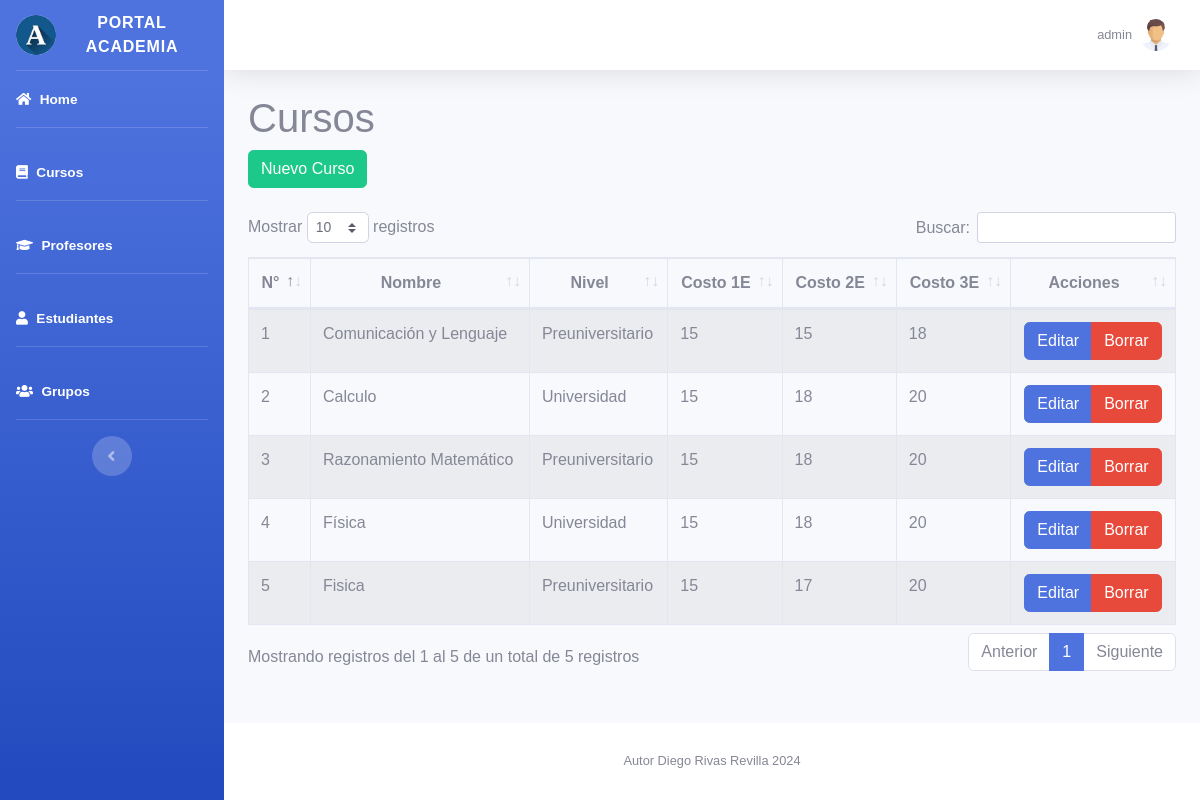
The app's page /dashboard/cursos.php (signed in) with its own data.
### tables this page shows
CREATE TABLE IF NOT EXISTS `cursos` (
  `id` int(11) NOT NULL AUTO_INCREMENT,
  `nombre` varchar(40) NOT NULL,
  `idnivel` int(11) NOT NULL,
  `pago1p` decimal(10,0) NOT NULL,
  `pago2p` decimal(10,0) NOT NULL,
  `pago3p` decimal(10,0) NOT NULL,
  PRIMARY KEY (`id`)
);

CREATE TABLE IF NOT EXISTS `nivel` (
  `id` int(11) NOT NULL AUTO_INCREMENT,
  `nombre` varchar(20) NOT NULL,
  PRIMARY KEY (`id`)
);

### dashboard/cursos.php (the view, shortened to what this page needs)
<?php require_once "vistas/parte_superior.php" ?>
<?php
    $objeto = new Conexion();
    $conexion = $objeto->Conectar();
    $consulta = "SELECT cursos.id, cursos.nombre, pago1p, pago2p, pago3p,
                    nivel.nombre AS nombre_nivel,
                    nivel.id AS id_nivel
                FROM cursos
                JOIN nivel
                    ON  cursos.idnivel = nivel.id ";
    $resultado = $conexion->prepare($consulta);
    $resultado->execute();
    $data = $resultado->fetchAll(PDO::FETCH_ASSOC);
?>
<div class="container">
    <h1>Cursos</h1>
    <div class="row">
        <div class="col-lg-12">
            <button id="btnNuevoCursos" type="button" class="btn btn-success">Nuevo Curso</button>
        </div>
    </div>
</div>
<br>
<div class="container">
    <div class="row">
        <div class="col-lg-12">
            <div class="table-responsive">
                <table id="tablaCursos"
                    class="table table-striped table-bordered table-condensed"
                    style="width:100%">
                    <thead class="text-center">
                        <tr>
                            <th>N°</th>
                            <th>Nombre</th>
                            <th>Nivel</th>
                            <th>Costo 1E</th>
                            <th>Costo 2E</th>
                            <th>Costo 3E</th>
                            <th>Acciones</th>
                        </tr>
                    </thead>
                    <tbody>
                        <?php
                        $contador = 1;
                        foreach ($data as $dat) {
                            ?>
                            <tr data-id="<?php echo $dat['id'] ?>">
                                <td><?php echo $contador ?></td>
                                <td><?php echo $dat['nombre'] ?></td>
                                <td data-idNivel="<?php echo $dat['id_nivel'] ?>">
                                    <?php echo $dat['nombre_nivel']?>
                                </td>
                                <td><?php echo $dat['pago1p'] ?></td>
                                <td><?php echo $dat['pago2p'] ?></td>
                                <td><?php echo $dat['pago3p'] ?></td>
                                <td></td>
                            </tr>
                            <?php
                                $contador++;
                        }
                        ?>
                    </tbody>
                </table>
            </div>
        </div>
    </div>
</div>
<?php require_once "vistas/parte_inferior.php" ?>
</body>
</html>

### dashboard/vistas/parte_superior.php (shortened to what this page needs)
<!DOCTYPE html>
<html lang="en">
<head>
  <link href="vendor/fontawesome-free/css/all.min.css" rel="stylesheet" type="text/css">
  <link href="css/sb-admin-2.min.css" rel="stylesheet">
  <link rel="stylesheet" href="css/custom.css">
  <link rel="stylesheet" type="text/css" href="vendor/datatables/datatables.min.css"/>
  <link rel="stylesheet"  type="text/css" href="vendor/datatables/DataTables-1.10.18/css/dataTables.bootstrap4.min.css">
</head>
<body id="page-top">
  <div id="wrapper">
    <ul class="navbar-nav bg-gradient-primary sidebar sidebar-dark accordion" id="accordionSidebar">
      <a class="sidebar-brand d-flex align-items-center justify-content-center" href="index.php">
        <div class="position-relative">
            <img class="rounded-circle" src="img/logo.jfif" alt="" style="width: 40px; height: 40px;">
        </div>
        <div class="sidebar-brand-text">Portal Academia</div>
      </a>
      <hr class="sidebar-divider my-0">
      <li class="nav-item active">
        <a class="nav-link" href="index.php">
          <i class="fas fa-home"></i>
          <span>Home</span></a>
      </li>
      <hr class="sidebar-divider">
      <li class="nav-item active">
        <a class="nav-link" href="cursos.php">
          <i class="fa fa-book"></i>
          <span>Cursos</span></a>
      </li>
      <hr class="sidebar-divider">
      <li class="nav-item active">
        <a class="nav-link" href="profesores.php">
          <i class="fa fa-graduation-cap"></i>
          <span>Profesores</span></a>
      </li>
      <hr class="sidebar-divider">
      <li class="nav-item active">
        <a class="nav-link" href="estudiantes.php">
          <i class="fa fa-user"></i>
          <span>Estudiantes</span></a>
      </li>
      <hr class="sidebar-divider">
      <li class="nav-item active">
        <a class="nav-link" href="grupos.php">
          <i class="fa fa-users"></i>
          <span>Grupos</span></a>
      </li>
      <hr class="sidebar-divider d-none d-md-block">
      <div class="text-center d-none d-md-inline">
        <button class="rounded-circle border-0" id="sidebarToggle"></button>
      </div>
    </ul>
    <div id="content-wrapper" class="d-flex flex-column">
      <div id="content">
        <nav class="navbar navbar-expand navbar-light bg-white topbar mb-4 static-top shadow">
          <ul class="navbar-nav ml-auto">
            <li class="nav-item dropdown no-arrow">
              <a class="nav-link dropdown-toggle" href="#" id="userDropdown" role="button" data-toggle="dropdown"
                aria-haspopup="true" aria-expanded="false">
                <span class="mr-2 d-none d-lg-inline text-gray-600 small">
                  <?php echo $_SESSION["s_usuario"]; ?>
                </span>
                <img class="img-profile rounded-circle" src="img/user.png">
              </a>
            </li>
          </ul>
          </nav>

### dashboard/vistas/parte_inferior.php (shortened to what this page needs)
    </div>
    <footer class="sticky-footer bg-white">
      <div class="container my-auto">
        <div class="copyright text-center my-auto">
          <span>Autor Diego Rivas Revilla 2024</span>
        </div>
      </div>
    </footer>
  </div>
</div>

### dashboard/css/custom.css (style rules this page uses)
body { background:#000000; font-family: 'Raleway', sans-serif; }

### records on screen
cursos: nombre "Comunicación y Lenguaje", idnivel.nombre "Preuniversitario", pago1p "15", pago2p "15", pago3p "18"
cursos: nombre "Calculo", idnivel.nombre "Universidad", pago1p "15", pago2p "18", pago3p "20"
cursos: nombre "Razonamiento Matemático", idnivel.nombre "Preuniversitario", pago1p "15", pago2p "18", pago3p "20"
cursos: nombre "Física", idnivel.nombre "Universidad", pago1p "15", pago2p "18", pago3p "20"
cursos: nombre "Fisica", idnivel.nombre "Preuniversitario", pago1p "15", pago2p "17", pago3p "20"

### other values on screen
$_SESSION["s_usuario"] "admin"
